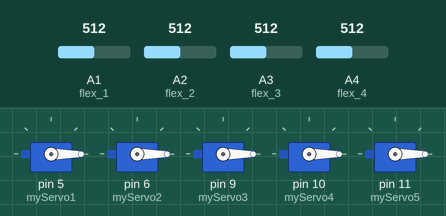
A sketch run on a simulated Arduino Uno, built with avr-gcc and run on an emulated ATmega328P. Parts: 5 × servo. Inputs (shaded band) come from the test bench; at power-on: A1 (flex_1) = 512, A2 (flex_2) = 512, A3 (flex_3) = 512, A4 (flex_4) = 512.

Above: at 1.2 s.
1.3 s: A1 (flex_1) set to 716
At 2.1 s:
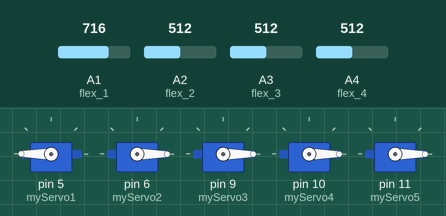
2.8 s: A2 (flex_2) set to 716
At 3.2 s:
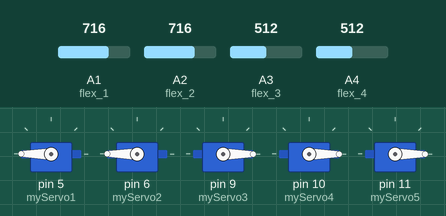
4.3 s: A3 (flex_3) set to 716
At 5.5 s:
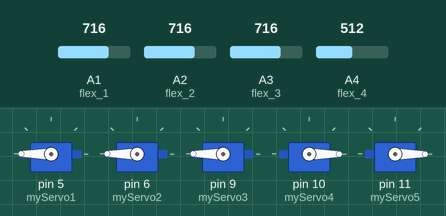
5.8 s: A4 (flex_4) set to 716
At 6.7 s:
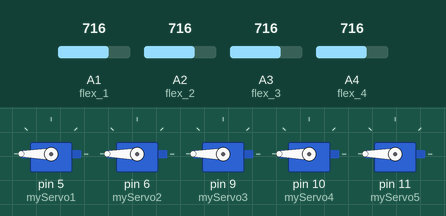
7.3 s: A1 (flex_1) set to 954
8.8 s: A1 (flex_1) set to 982
At 10.2 s:
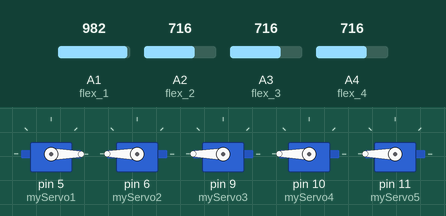
Timing chart, 0 to 11.3 s (numbered marks = the images above; inputs shaded):
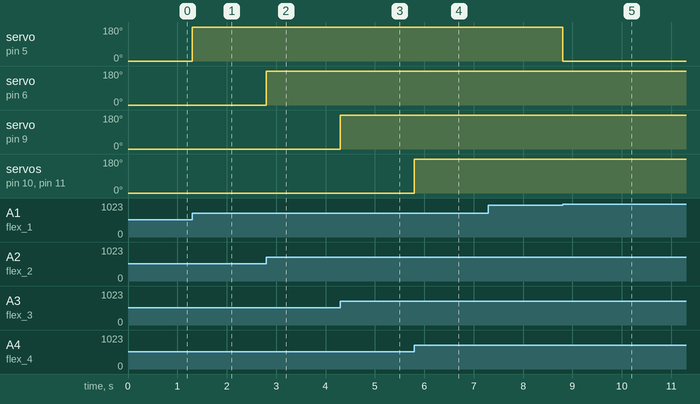

Measured:
- the behaviour switches between 966 and 967 on A1 (flex_1) (found by bisection; images 4 and 5)
- after the input at 1.3 s, servo on pin 5 (myServo1): 0° → 180° at once
- after the input at 2.8 s, servo on pin 6 (myServo2): 0° → 180° at once
- after the input at 4.3 s, servo on pin 9 (myServo3): 0° → 180° at once
- after the input at 5.8 s, servo on pin 10 (myServo4), servo on pin 11 (myServo5): 0° → 180° at once
- after the input at 7.3 s, every drawn part: stays the same
- after the input at 8.8 s, servo on pin 5 (myServo1): 180° → 0° at once

The sketch:

flexSensor.ino
```cpp
#include <Servo.h>//for working with servo-motor
//define the servo name
Servo myServo1;
Servo myServo2;
Servo myServo3;
Servo myServo4;
Servo myServo5;

//int msg[1];
int data; //data variable
int pos; //position variable

//define the flex sensor input pins
int flex_1 = A1; //великий палець
int flex_2 = A2; //вказівний палець
int flex_3 = A3; //середній палець
int flex_4 = A4; //безіменний і мізінець

//define variables for flex sensor values
int flex_1_val;
int flex_2_val;
int flex_3_val;
int flex_4_val;
int flex_5_val;

                //5 and 10 are a digital pin numbers to which signals CE and CSN are connected.

void setup(void){
  //define the servo input pins
  myServo1.attach(5); //великий палець
  myServo2.attach(6); //вказівниковий
  myServo3.attach(9); //середній
  myServo4.attach(10); //безіменний
  myServo5.attach(11); //мізінець

  Serial.begin(9600);
}

void loop(){
  //Великий палець
  flex_1_val = analogRead(flex_1);
                            //175 - 0
  flex_1_val = map(flex_1_val, 1023, 0, 255, 0);
  pos = map(flex_1_val, 130, 170, 0, 180);
  //Serial.println(pos);
  myServo1.write(pos);
  //Вказівний палець
   flex_2_val = analogRead(flex_2);
   flex_2_val = map(flex_2_val, 1023, 0, 255, 0);
   pos = map(flex_2_val, 130, 170, 0, 180);
   myServo2.write(pos);
  //Середній палець
  flex_3_val = analogRead(flex_3);
   flex_3_val = map(flex_3_val, 1023, 0, 255, 0);
   pos = map(flex_3_val, 130, 170, 0, 180);
   myServo3.write(pos);
  //Безіменний
   flex_4_val = analogRead(flex_4);
   flex_4_val = map(flex_4_val, 1023, 0, 255, 0);
   pos = map(flex_4_val, 130, 170, 0, 180);
   myServo4.write(pos);
   myServo5.write(pos);
}
```
